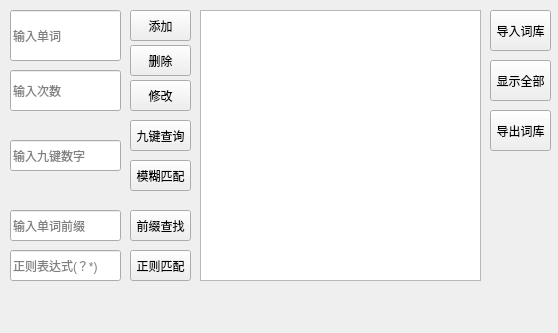
<?xml version="1.0" encoding="UTF-8"?>
<ui version="4.0">
 <class>MainWindow</class>
 <widget class="QMainWindow" name="MainWindow">
  <property name="geometry">
   <rect>
    <x>0</x>
    <y>0</y>
    <width>558</width>
    <height>333</height>
   </rect>
  </property>
  <property name="windowTitle">
   <string>智能九键输入系统</string>
  </property>
  <widget class="QWidget" name="centralwidget">
   <widget class="QLineEdit" name="lineWord">
    <property name="geometry">
     <rect>
      <x>10</x>
      <y>10</y>
      <width>111</width>
      <height>51</height>
     </rect>
    </property>
    <property name="placeholderText">
     <string>输入单词</string>
    </property>
   </widget>
   <widget class="QLineEdit" name="lineFreq">
    <property name="geometry">
     <rect>
      <x>10</x>
      <y>70</y>
      <width>111</width>
      <height>41</height>
     </rect>
    </property>
    <property name="placeholderText">
     <string>输入次数</string>
    </property>
   </widget>
   <widget class="QLineEdit" name="lineDigit">
    <property name="geometry">
     <rect>
      <x>10</x>
      <y>140</y>
      <width>111</width>
      <height>31</height>
     </rect>
    </property>
    <property name="placeholderText">
     <string>输入九键数字</string>
    </property>
   </widget>
   <widget class="QLineEdit" name="lineRegex">
    <property name="geometry">
     <rect>
      <x>10</x>
      <y>250</y>
      <width>111</width>
      <height>31</height>
     </rect>
    </property>
    <property name="placeholderText">
     <string>正则表达式(？*)</string>
    </property>
   </widget>
   <widget class="QLineEdit" name="linePrefix">
    <property name="geometry">
     <rect>
      <x>10</x>
      <y>210</y>
      <width>111</width>
      <height>31</height>
     </rect>
    </property>
    <property name="placeholderText">
     <string>输入单词前缀</string>
    </property>
   </widget>
   <widget class="QPushButton" name="btnAdd">
    <property name="geometry">
     <rect>
      <x>130</x>
      <y>10</y>
      <width>61</width>
      <height>31</height>
     </rect>
    </property>
    <property name="text">
     <string>添加</string>
    </property>
   </widget>
   <widget class="QPushButton" name="btnDelete">
    <property name="geometry">
     <rect>
      <x>130</x>
      <y>45</y>
      <width>61</width>
      <height>31</height>
     </rect>
    </property>
    <property name="text">
     <string>删除</string>
    </property>
   </widget>
   <widget class="QPushButton" name="btnModify">
    <property name="geometry">
     <rect>
      <x>130</x>
      <y>80</y>
      <width>61</width>
      <height>31</height>
     </rect>
    </property>
    <property name="text">
     <string>修改</string>
    </property>
   </widget>
   <widget class="QPushButton" name="btnSearchDigit">
    <property name="geometry">
     <rect>
      <x>130</x>
      <y>120</y>
      <width>61</width>
      <height>31</height>
     </rect>
    </property>
    <property name="text">
     <string>九键查询</string>
    </property>
   </widget>
   <widget class="QPushButton" name="btnSearchPrefix">
    <property name="geometry">
     <rect>
      <x>130</x>
      <y>210</y>
      <width>61</width>
      <height>31</height>
     </rect>
    </property>
    <property name="text">
     <string>前缀查找</string>
    </property>
   </widget>
   <widget class="QPushButton" name="btnRegex">
    <property name="geometry">
     <rect>
      <x>130</x>
      <y>250</y>
      <width>61</width>
      <height>31</height>
     </rect>
    </property>
    <property name="text">
     <string>正则匹配</string>
    </property>
   </widget>
   <widget class="QPushButton" name="btnSearchAll">
    <property name="geometry">
     <rect>
      <x>490</x>
      <y>60</y>
      <width>61</width>
      <height>41</height>
     </rect>
    </property>
    <property name="text">
     <string>显示全部</string>
    </property>
   </widget>
   <widget class="QPushButton" name="btnFuzzy">
    <property name="geometry">
     <rect>
      <x>130</x>
      <y>160</y>
      <width>61</width>
      <height>31</height>
     </rect>
    </property>
    <property name="text">
     <string>模糊匹配</string>
    </property>
   </widget>
   <widget class="QPushButton" name="btnImport">
    <property name="geometry">
     <rect>
      <x>490</x>
      <y>10</y>
      <width>61</width>
      <height>41</height>
     </rect>
    </property>
    <property name="text">
     <string>导入词库</string>
    </property>
   </widget>
   <widget class="QPushButton" name="btnExport">
    <property name="geometry">
     <rect>
      <x>490</x>
      <y>110</y>
      <width>61</width>
      <height>41</height>
     </rect>
    </property>
    <property name="text">
     <string>导出词库</string>
    </property>
   </widget>
   <widget class="QTextEdit" name="textOutput">
    <property name="geometry">
     <rect>
      <x>200</x>
      <y>10</y>
      <width>281</width>
      <height>271</height>
     </rect>
    </property>
    <property name="readOnly">
     <bool>true</bool>
    </property>
   </widget>
  </widget>
 </widget>
 <resources/>
 <connections/>
</ui>
